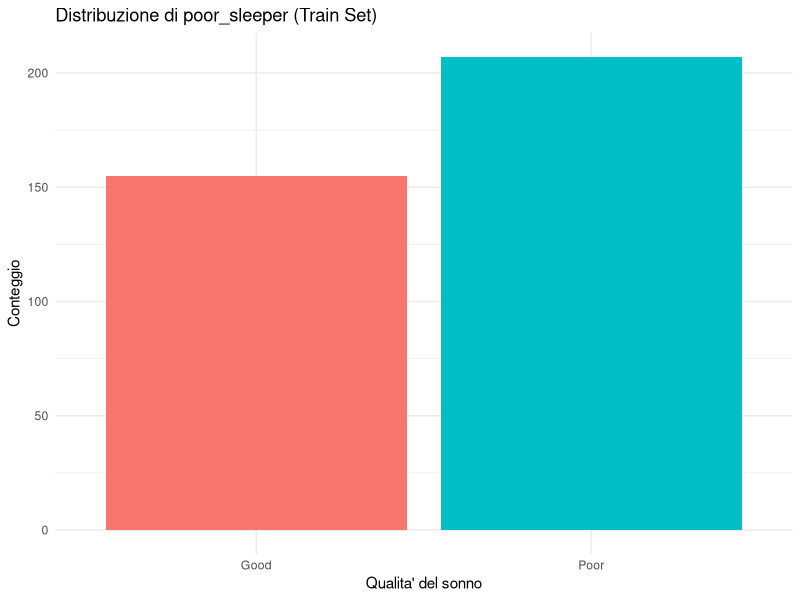
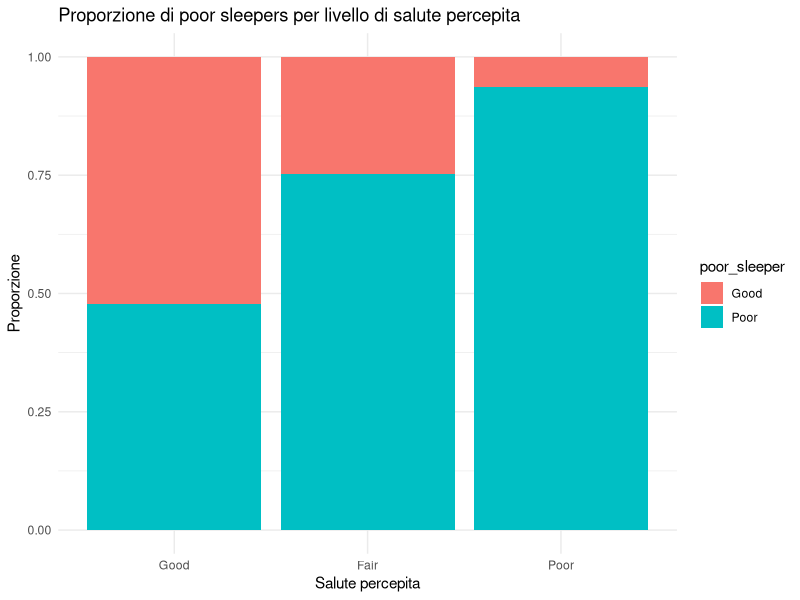
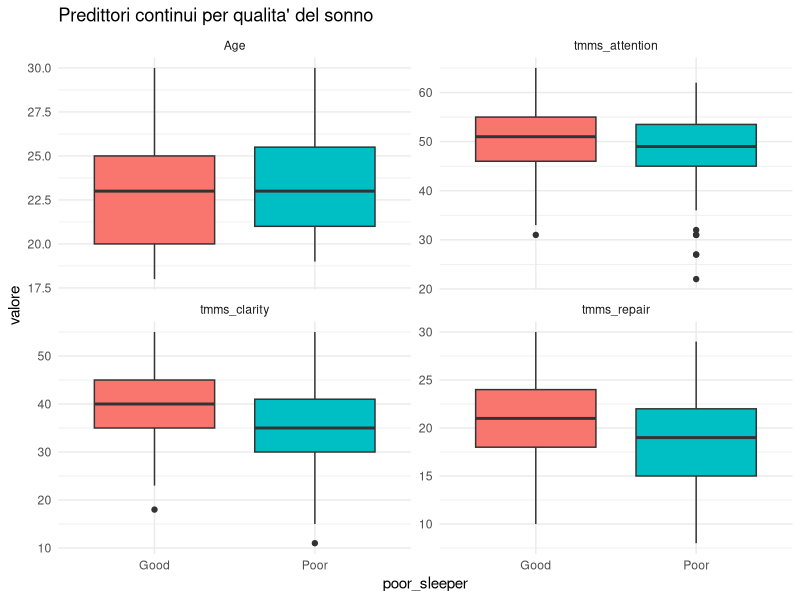
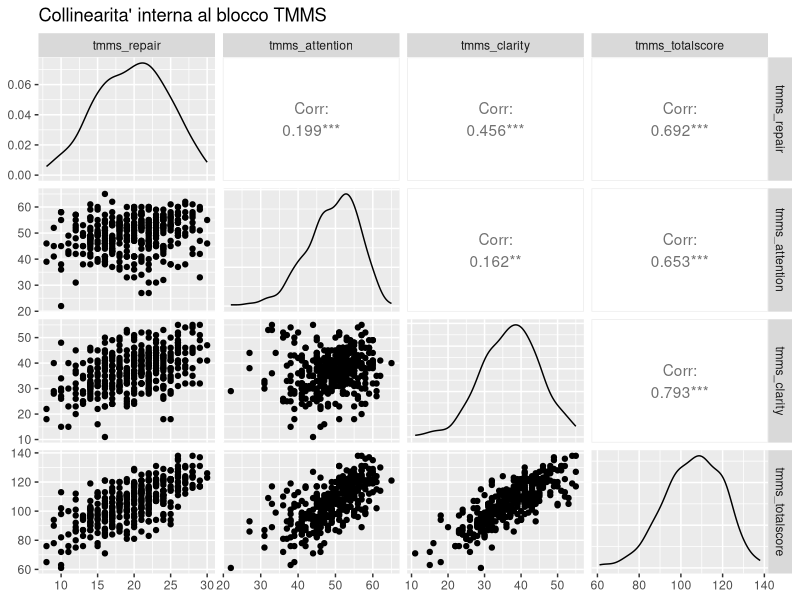
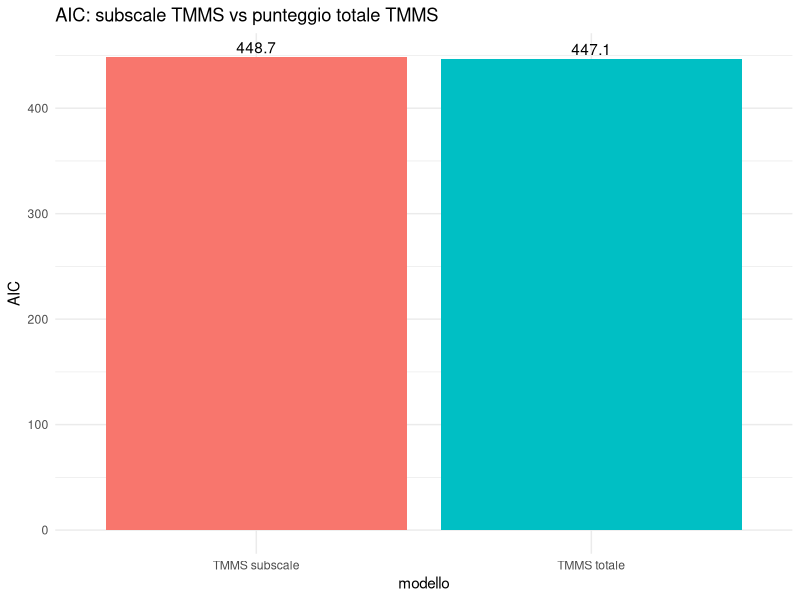
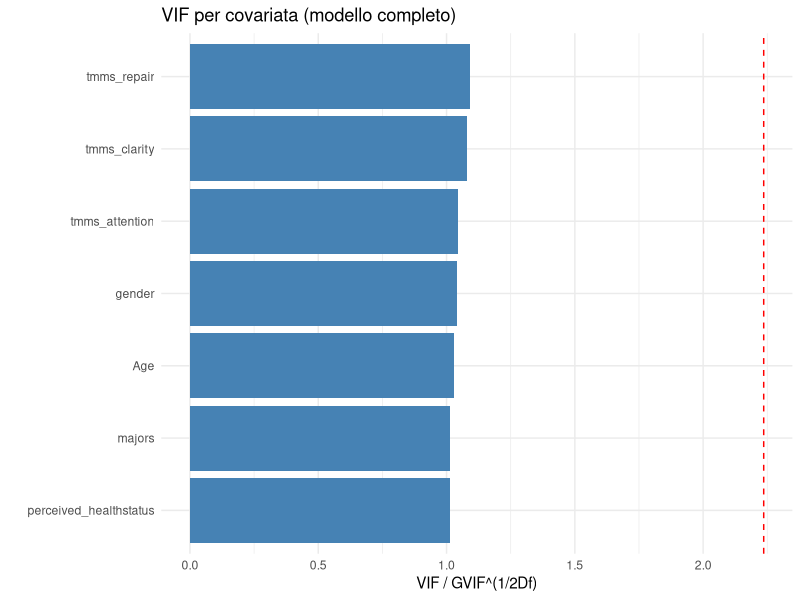
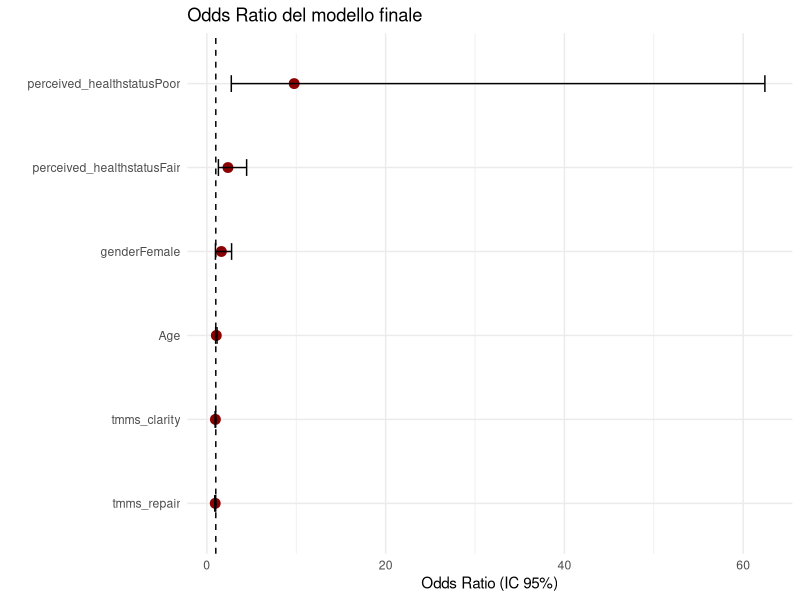
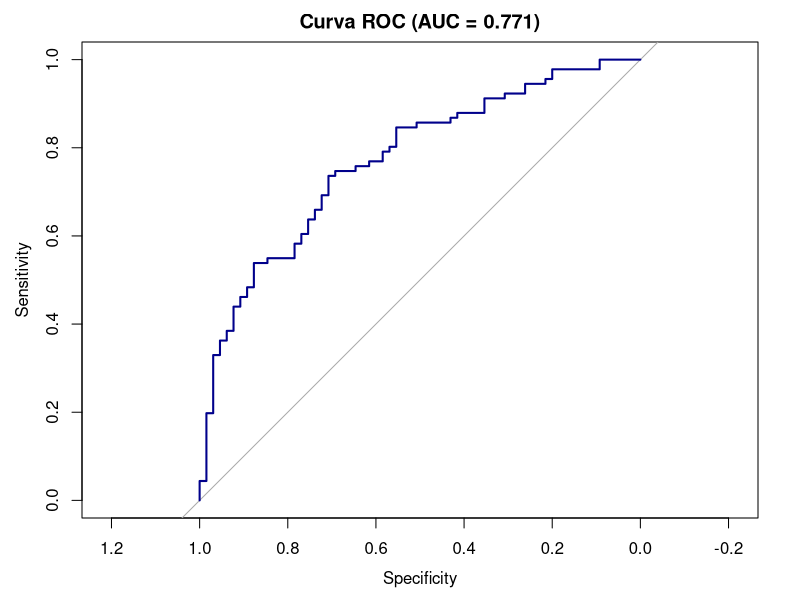

Source code (R) for these figures, in order:
# ==============================================================================
# Progetto di Inferenza Statistica
# Salute Percepita (TMMS) → Qualità del Sonno (binaria)
# ------------------------------------------------------------------------------
# Variante GLM di bozza_analisi.R: stessa domanda di ricerca e stessi predittori
# (perceived_healthstatus e majors come fattori NOMINALI a piu' livelli, non
# binarizzati come nel paper), ma outcome BINARIO anziche' continuo:
#
#   bozza_analisi.R      : psqiglobalscore (continuo)        -> lm()
#   QUESTO SCRIPT         : poor_sleeper (PSQI > 5, binario)   -> glm(binomial)
#   bozza_analisi.R APPX  : psqi_cat (3 livelli, soglie clin.) -> polr()
#
# Le tre versioni rispondono alla stessa domanda con gradi di informazione
# decrescenti sulla risposta (continua > 3 livelli > 2 livelli) ma assunzioni
# via via piu' semplici. Utile presentarle insieme come analisi di sensibilita'.
# ==============================================================================


## 0. Librerie --------------------------------------------------------------------
library(readxl)
library(car)      # vif() - su glm funziona in modo diretto e non ambiguo
library(MASS)     # stepAIC()
library(GGally)   # ggpairs()
library(pROC)     # curva ROC/AUC (outcome binario)
library(tidyverse)


## 1. Importazione dati -------------------------------------------------------------
dataset <- as.data.frame(read_excel("sharing dataset.xlsx", sheet = "Sheet1"))

dim(dataset)
sum(is.na(dataset))
sum(duplicated(dataset))
names(dataset) <- trimws(names(dataset))


### 1.a Gestione dei factor ---------------------------------------------------------
dataset$gender <- factor(dataset$gender, levels = c(0, 1), labels = c("Male", "Female"))

dataset$majors <- factor(dataset$majors, levels = c(0, 1, 2),
                          labels = c("MedicalLifeScience", "SocialScience", "Technology"))

# perceived_healthstatus resta PREDITTORE nominale (non ordinato), coerente con
# bozza_analisi.R: lascia che ogni livello (Fair, Poor) abbia un proprio effetto
# libero rispetto a "Good", invece di forzare un incremento costante.
dataset$perceived_healthstatus <- factor(dataset$perceived_healthstatus,
                                          levels = c(0, 1, 2),
                                          labels = c("Good", "Fair", "Poor"))

### 1.b Outcome: poor_sleeper (binario, soglia clinica standard PSQI > 5) -----------
dataset$poor_sleeper <- factor(ifelse(dataset$psqiglobalscore > 5, "Poor", "Good"),
                                levels = c("Good", "Poor"))
print(table(dataset$poor_sleeper))
print(round(prop.table(table(dataset$poor_sleeper)) * 100, 1))


### 1.c Collinearita' strutturale (solo blocco TMMS; PSQI e' ora la risposta) -------
check_tmms <- all(dataset$tmms_repair + dataset$tmms_attention + dataset$tmms_clarity
                   == dataset$tmms_totalscore)
cat("tmms_totalscore = somma delle subscale per tutte le righe?", check_tmms, "\n")


## 2. Split train/test (stesso seed delle altre versioni, per confrontabilita') -----
set.seed(123)
index <- sample(1:nrow(dataset), size = floor(0.70 * nrow(dataset)))
train_set <- dataset[index, ]
test_set  <- dataset[-index, ]
cat("Train:", nrow(train_set), "| Test:", nrow(test_set), "\n")


## 3. Analisi esplorativa (EDA) -----------------------------------------------------

### 3.a Bilanciamento della risposta (binaria, non piu' istogramma/QQ-plot) ---------
ggplot(train_set, aes(x = poor_sleeper, fill = poor_sleeper)) +
  geom_bar() +
  labs(title = "Distribuzione di poor_sleeper (Train Set)",
       x = "Qualita' del sonno", y = "Conteggio") +
  theme_minimal() + theme(legend.position = "none")

### 3.b perceived_healthstatus vs poor_sleeper (proporzioni) ------------------------
ggplot(train_set, aes(x = perceived_healthstatus, fill = poor_sleeper)) +
  geom_bar(position = "fill") +
  labs(title = "Proporzione di poor sleepers per livello di salute percepita",
       x = "Salute percepita", y = "Proporzione") +
  theme_minimal()

### 3.c Predittori continui per livello di poor_sleeper -----------------------------
vars_cont <- c("Age", "tmms_repair", "tmms_attention", "tmms_clarity")
train_long <- train_set %>%
  pivot_longer(cols = all_of(vars_cont), names_to = "variabile", values_to = "valore")

ggplot(train_long, aes(x = poor_sleeper, y = valore, fill = poor_sleeper)) +
  geom_boxplot() +
  facet_wrap(~ variabile, scales = "free_y") +
  labs(title = "Predittori continui per qualita' del sonno") +
  theme_minimal() + theme(legend.position = "none")

### 3.d Collinearita' visiva nel blocco TMMS -----------------------------------------
ggpairs(train_set[, c("tmms_repair", "tmms_attention", "tmms_clarity", "tmms_totalscore")],
        title = "Collinearita' interna al blocco TMMS")


## 4. Confronto sottomodelli: TMMS subscale vs punteggio totale ---------------------
modello_tmms_subscale <- glm(
  poor_sleeper ~ Age + gender + majors + perceived_healthstatus +
    tmms_repair + tmms_attention + tmms_clarity,
  data = train_set, family = binomial
)

modello_tmms_totale <- glm(
  poor_sleeper ~ Age + gender + majors + perceived_healthstatus +
    tmms_totalscore,
  data = train_set, family = binomial
)

cat("\n--- Confronto TMMS: subscale vs totale (AIC) ---\n")
print(AIC(modello_tmms_subscale, modello_tmms_totale))

ggplot(data.frame(modello = c("TMMS subscale", "TMMS totale"),
                   AIC = c(AIC(modello_tmms_subscale), AIC(modello_tmms_totale))),
       aes(x = modello, y = AIC, fill = modello)) +
  geom_col() + geom_text(aes(label = round(AIC, 1)), vjust = -0.3) +
  labs(title = "AIC: subscale TMMS vs punteggio totale TMMS") +
  theme_minimal() + theme(legend.position = "none")

# Manteniamo la specificazione con AIC piu' basso (default: subscale).


## 5. Modello completo ---------------------------------------------------------------
modello_completo <- modello_tmms_subscale   # adeguate se vince tmms_totale in Sez. 4
summary(modello_completo)

# p-value gia' inclusi di default nell'output di glm (a differenza di polr)


## 6. Controllo collinearita' tramite VIF ---------------------------------------------
# car::vif() e' pienamente supportato per oggetti glm, nessun workaround necessario
vif_vals <- vif(modello_completo)
print(vif_vals)

if (!is.null(dim(vif_vals))) {
  soglia <- sqrt(5)
  variabili_collineari <- rownames(vif_vals)[vif_vals[, 3] > soglia]
  vif_plot_data <- data.frame(variabile = rownames(vif_vals), VIF = vif_vals[, 3])
} else {
  soglia <- 5
  variabili_collineari <- names(vif_vals)[vif_vals > soglia]
  vif_plot_data <- data.frame(variabile = names(vif_vals), VIF = vif_vals)
}
cat("Variabili con forte collinearita' (soglia VIF equivalente a 5):\n")
print(variabili_collineari)

ggplot(vif_plot_data, aes(x = reorder(variabile, VIF), y = VIF)) +
  geom_col(fill = "steelblue") +
  geom_hline(yintercept = soglia, color = "red", linetype = "dashed") +
  coord_flip() +
  labs(title = "VIF per covariata (modello completo)", x = "", y = "VIF / GVIF^(1/2Df)") +
  theme_minimal()


## 7. Selezione del modello: stepwise AIC -----------------------------------------------
modello_step <- stepAIC(modello_completo, direction = "both", trace = FALSE)
summary(modello_step)

cat("\n--- Confronto modello completo vs modello stepwise ---\n")
print(AIC(modello_completo, modello_step))
if (length(coef(modello_step)) < length(coef(modello_completo))) {
  print(anova(modello_step, modello_completo, test = "Chisq"))  # LRT per glm annidati
}

modello_definitivo <- modello_step

### 7.a Odds Ratio del modello finale --------------------------------------------------
or_table <- exp(cbind(OR = coef(modello_definitivo), confint(modello_definitivo)))
print(round(or_table, 3))

or_df <- data.frame(variabile = rownames(or_table)[-1],
                     OR = or_table[-1, "OR"],
                     low = or_table[-1, 2], high = or_table[-1, 3])
ggplot(or_df, aes(x = reorder(variabile, OR), y = OR)) +
  geom_point(size = 3, color = "darkred") +
  geom_errorbar(aes(ymin = low, ymax = high), width = 0.2) +
  geom_hline(yintercept = 1, linetype = "dashed") +
  coord_flip() +
  labs(title = "Odds Ratio del modello finale", x = "", y = "Odds Ratio (IC 95%)") +
  theme_minimal()

# McFadden pseudo-R^2 (vedi discussione precedente su summary(glm) e R^2)
mcfadden_r2 <- 1 - modello_definitivo$deviance / modello_definitivo$null.deviance
cat("McFadden pseudo-R^2:", round(mcfadden_r2, 3), "\n")


## 8. Validazione predittiva sul test set -------------------------------------------------
prob_test <- predict(modello_definitivo, newdata = test_set, type = "response")
pred_test <- factor(ifelse(prob_test > 0.5, "Poor", "Good"), levels = c("Good", "Poor"))

matrice_confusione <- table(Osservato = test_set$poor_sleeper, Predetto = pred_test)
print(matrice_confusione)

accuracy_test <- sum(diag(matrice_confusione)) / sum(matrice_confusione)
baseline_accuracy <- max(table(test_set$poor_sleeper)) / nrow(test_set)
cat("Accuracy sul test set:", round(accuracy_test, 3),
    " | baseline:", round(baseline_accuracy, 3), "\n")

# Kappa pesato (qui equivale al Cohen's kappa classico, essendo l'outcome binario)
kappa_pesato <- function(obs, pred, livelli) {
  obs_num  <- as.numeric(factor(obs,  levels = livelli))
  pred_num <- as.numeric(factor(pred, levels = livelli))
  n <- length(livelli)
  w <- outer(1:n, 1:n, function(i, j) ((i - j) / (n - 1))^2)
  O <- table(factor(obs_num, levels = 1:n), factor(pred_num, levels = 1:n))
  O <- O / sum(O)
  r <- rowSums(O); cc <- colSums(O)
  E <- outer(r, cc)
  1 - sum(w * O) / sum(w * E)
}
kw <- kappa_pesato(test_set$poor_sleeper, pred_test, levels(test_set$poor_sleeper))
cat("Kappa (Cohen) sul test set:", round(kw, 3), "\n")

# Curva ROC e AUC
roc_obj <- roc(response = test_set$poor_sleeper, predictor = prob_test,
               levels = c("Good", "Poor"), quiet = TRUE)
auc_val <- auc(roc_obj)
cat("AUC sul test set:", round(as.numeric(auc_val), 3), "\n")
plot(roc_obj, main = paste0("Curva ROC (AUC = ", round(as.numeric(auc_val), 3), ")"),
     col = "darkblue", lwd = 2)

conf_df <- as.data.frame(matrice_confusione)
ggplot(conf_df, aes(x = Predetto, y = Osservato, fill = Freq)) +
  geom_tile() + geom_text(aes(label = Freq), color = "white", size = 6) +
  scale_fill_gradient(low = "lightblue", high = "darkblue") +
  labs(title = "Matrice di Confusione - Test Set") +
  theme_minimal()


## 9. Cross-validation (10-fold, sul train set) ---------------------------------------
set.seed(123)
k <- 10
folds <- sample(rep(1:k, length.out = nrow(train_set)))
formula_finale <- formula(modello_definitivo)

cv_accuracy <- numeric(k)
cv_auc      <- numeric(k)

for (i in 1:k) {
  train_cv <- train_set[folds != i, ]
  test_cv  <- train_set[folds == i, ]

  mod_cv  <- glm(formula_finale, data = train_cv, family = binomial)
  prob_cv <- predict(mod_cv, newdata = test_cv, type = "response")
  pred_cv <- factor(ifelse(prob_cv > 0.5, "Poor", "Good"), levels = c("Good", "Poor"))

  cv_accuracy[i] <- mean(pred_cv == test_cv$poor_sleeper)
  cv_auc[i] <- as.numeric(auc(roc(response = test_cv$poor_sleeper, predictor = prob_cv,
                                   levels = c("Good", "Poor"), quiet = TRUE)))
}

cat("Accuracy per fold:\n"); print(round(cv_accuracy, 3))
cat("Accuracy media (CV):", round(mean(cv_accuracy), 3),
    " - SD:", round(sd(cv_accuracy), 3), "\n")
cat("AUC media (CV):", round(mean(cv_auc), 3), "\n")

cv_df <- data.frame(fold = factor(1:k), AUC = cv_auc)
ggplot(cv_df, aes(x = "", y = AUC)) +
  geom_boxplot(fill = "lightgreen", outlier.shape = NA) +
  geom_jitter(width = 0.05, size = 2) +
  labs(title = paste0(k, "-fold Cross-Validation: AUC (Train Set)"), x = "") +
  theme_minimal()


## 10. Riepilogo finale -----------------------------------------------------------------
cat("\n========== RIEPILOGO FINALE ==========\n")
cat("Formula modello definitivo:\n"); print(formula_finale)
cat("\nAccuracy test set:", round(accuracy_test, 3),
    " | baseline:", round(baseline_accuracy, 3), "\n")
cat("AUC test set:", round(as.numeric(auc_val), 3), "\n")
cat("Kappa test set:", round(kw, 3), "\n")
cat("McFadden pseudo-R^2 (su train):", round(mcfadden_r2, 3), "\n")
cat("Accuracy media CV:", round(mean(cv_accuracy), 3),
    " | AUC media CV:", round(mean(cv_auc), 3), "\n")
